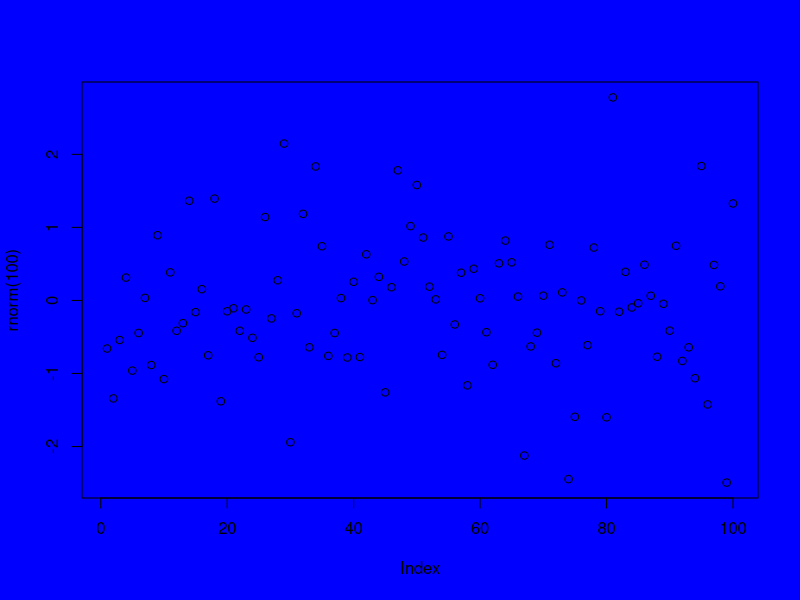
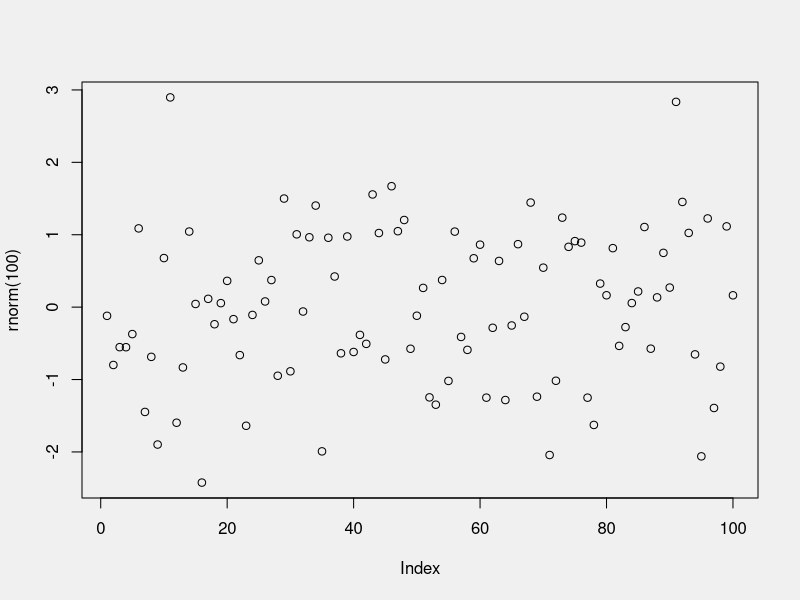
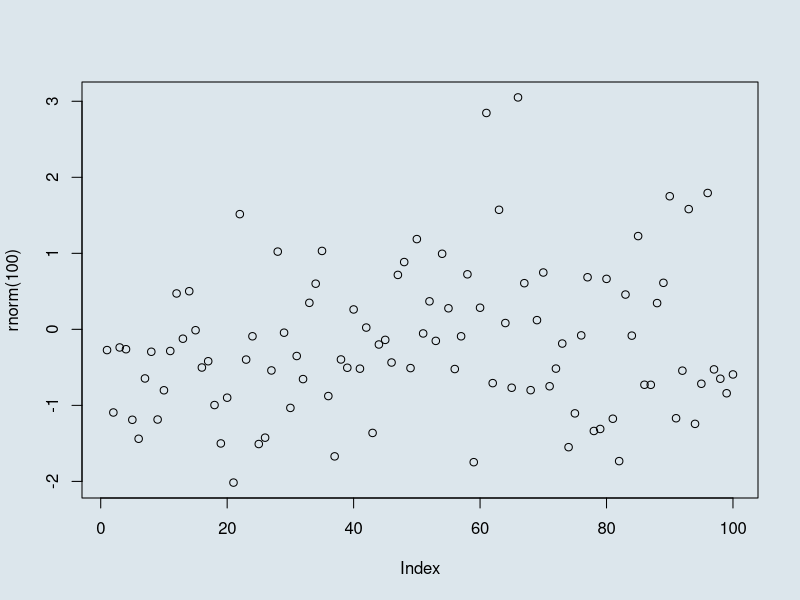
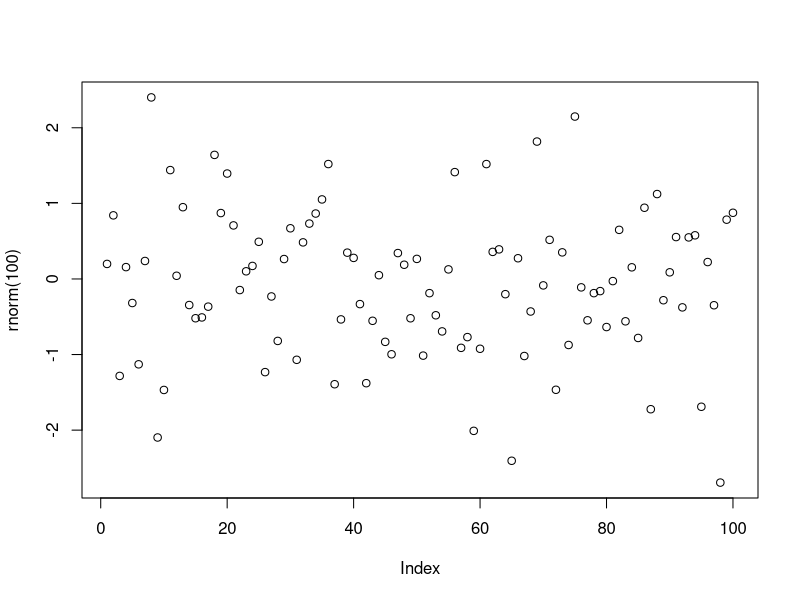
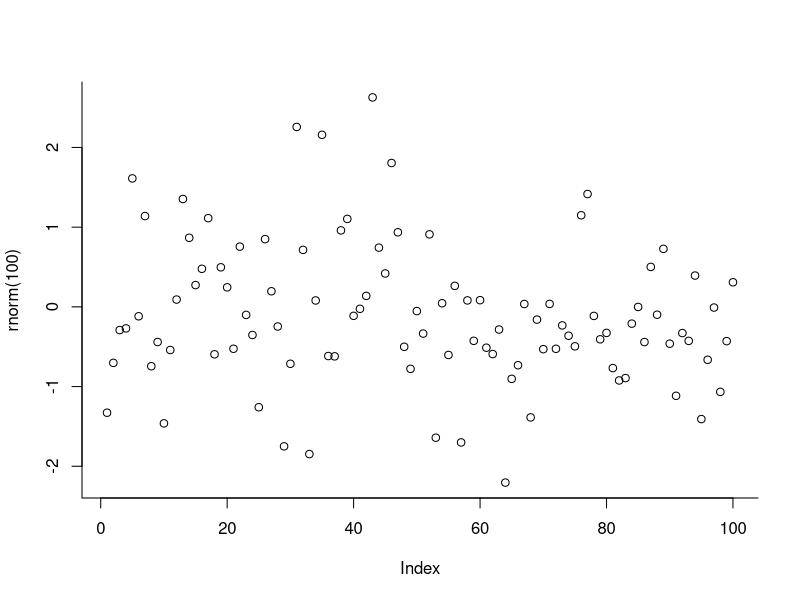
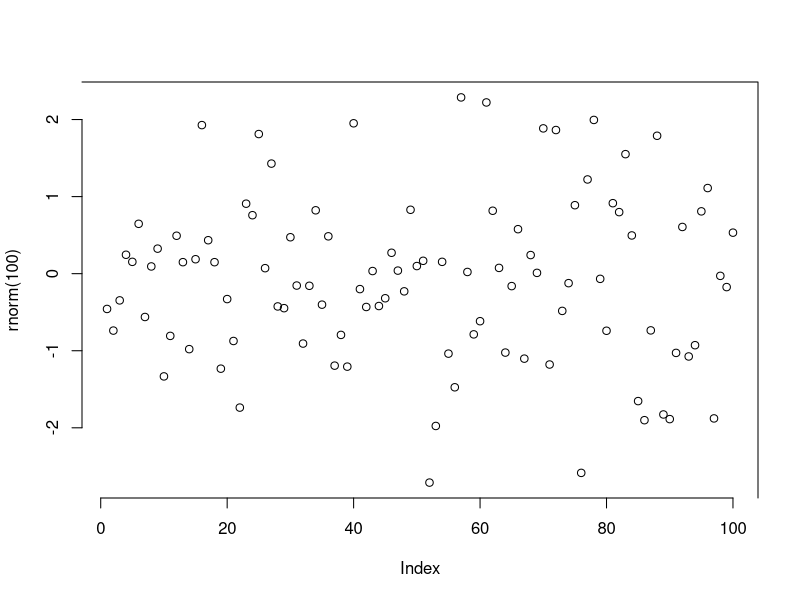
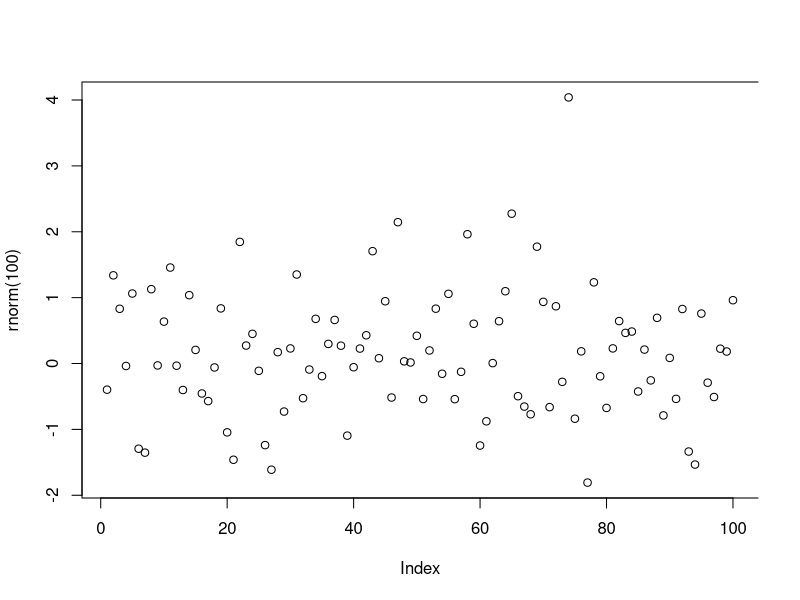
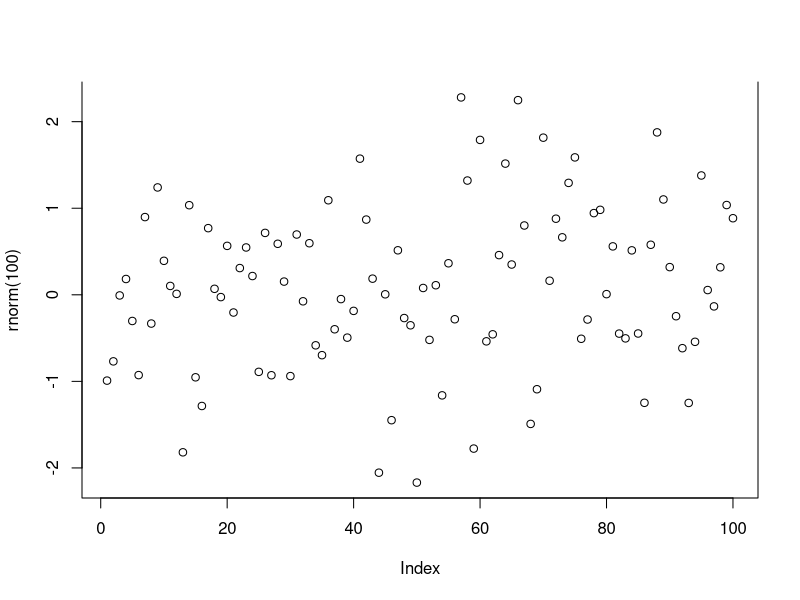

The R source for these figures, in order:
## ---- chunk 1
set.seed(3-31-2016)
opar <- par(no.readonly=TRUE)
## ---- chunk 2
par(bg = "blue")
plot(rnorm(100))

par(bg = "#F0F0F0")
plot(rnorm(100))

par(bg = "#DCE6EC")
plot(rnorm(100))
## ---- chunk 3
par(opar)
## ---- chunk 4
par(bty = "o")
plot(rnorm(100))


par(bty = "l")
plot(rnorm(100))

par(bty = "7")
plot(rnorm(100))

par(bty = "c")
plot(rnorm(100))

par(bty = "u")
plot(rnorm(100))

par(bty = "]")
plot(rnorm(100))

par(bty = "n")
plot(rnorm(100))
## ---- chunk 5
par(opar)
## ---- chunk 6
par(cex = 2)
plot(rnorm(100))

par(cex = .5)
plot(rnorm(100))
## ---- chunk 7
par(opar)
## ---- chunk 8
par(cex = 1, cex.axis = 0.5)
plot(rnorm(100))

par(cex = 1, cex.axis = 2)
plot(rnorm(100))
## ---- chunk 9
par(opar)
## ---- chunk 10
par(cex = 1, cex.main = 0.5)
plot(rnorm(100))

par(cex = 1, cex.main = 2)
plot(rnorm(100))
## ---- chunk 11
par(opar)
## ---- chunk 12
par(family = "mono")
plot(rnorm(100))

par(family = "serif")
plot(rnorm(100))
## ---- chunk 13
par(opar)
## ---- chunk 14
par(fg = "red")
plot(rnorm(100))
## ---- chunk 15
par(opar)
## ---- chunk 16
par(font = 2)
plot(rnorm(100))
mtext("Text")

par(font = 3)
plot(rnorm(100))
mtext("Text")

par(font = 4)
plot(rnorm(100))
mtext("Text")

par(font = 5)
plot(rnorm(100))
mtext("Text")
## ---- chunk 17
par(opar)
## ---- chunk 18
par(lab = c(10, 3, 7))
plot(rnorm(100))

par(lab = c(40, 20, 7))
plot(rnorm(100))
## ---- chunk 19
par(opar)
## ---- chunk 20
par(las = 0)
plot(rnorm(100))

par(las = 1)
plot(rnorm(100))

par(las = 2)
plot(rnorm(100))

par(las = 3)
plot(rnorm(100))
## ---- chunk 21
par(opar)
## ---- chunk 22
plot(rnorm(100), type = "l", lty = 2)
plot(rnorm(100), type = "l", lty = 3)
plot(rnorm(100), type = "l", lty = 6)
## ---- chunk 23
par(opar)
## ---- chunk 24
plot(rnorm(100), type = "l", lwd = 1)
plot(rnorm(100), type = "l", lwd = 2)
plot(rnorm(100), type = "l", lwd = 5)
## ---- chunk 25
par(opar)
## ---- chunk 26
par(mai = c(0, opar$mai[2:4]))
plot(rnorm(100))

par(mai = c(opar$mai[1], 0, opar$mai[3:4]))
plot(rnorm(100))

par(mai = c(opar$mai[1:2], 0, opar$mai[4]))
plot(rnorm(100))

par(mai = c(opar$mai[1:3], 0))
plot(rnorm(100))
## ---- chunk 27
par(opar)
## ---- chunk 28
par(mar = c(0, 4, 4, 2) + 0.1)
plot(rnorm(100))

par(mar = c(5, 0, 4, 2) + 0.1)
plot(rnorm(100))

par(mar = c(5, 4, 0, 2) + 0.1)
plot(rnorm(100))

par(mar = c(5, 4, 4, 0) + 0.1)
plot(rnorm(100))
## ---- chunk 29
par(opar)
## ---- chunk 30
par(mfrow = c(2, 2))
replicate(4, plot(rnorm(100)))

par(mfrow = c(2, 1))
replicate(2, plot(rnorm(100)))

par(mfrow = c(1, 2))
replicate(2, plot(rnorm(100)))

par(mfrow = c(3, 2))
replicate(6, plot(rnorm(100)))
## ---- chunk 31
par(opar)
## ---- chunk 32
par(tcl = 1)
plot(rnorm(100))

par(tcl = -1)
plot(rnorm(100))

par(tcl = -0.1)
plot(rnorm(100))
## ---- chunk 33
par(opar)
